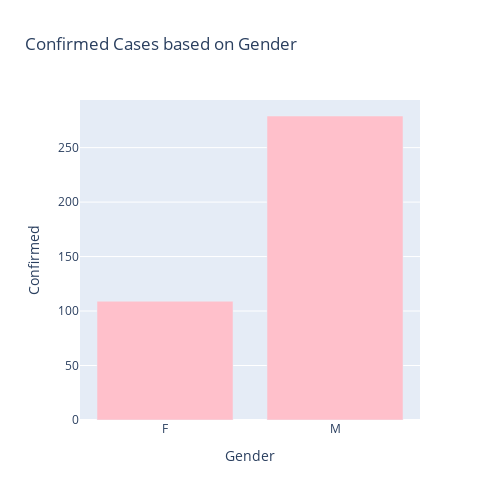

Notebook code for this chart:
### Code cell
genderGrp=rawCases.groupby(by='Gender').size().reset_index(name='count')
genderGrp=genderGrp.rename(columns={'count':'Confirmed'})


px.bar(
    genderGrp,
    x = "Gender",
    y = "Confirmed",
    title= "Confirmed Cases based on Gender", # the axis names
    color_discrete_sequence=["pink"], 
    height=500,
    width=500
)

### Figure 1 — Plotly figure (JSON) as saved in the notebook; plotly's stock layout.template omitted (floating-point values rounded to 4 significant figures)
{"data": [{"alignmentgroup": "True", "hovertemplate": "Gender=%{x}<br>Confirmed=%{y}<extra></extra>", "legendgroup": "", "marker": {"color": "pink"}, "name": "", "offsetgroup": "", "orientation": "v", "showlegend": false, "textposition": "auto", "type": "bar", "x": ["F", "M"], "xaxis": "x", "y": [109, 279], "yaxis": "y"}], "layout": {"barmode": "relative", "height": 500, "legend": {"tracegroupgap": 0}, "title": {"text": "Confirmed Cases based on Gender"}, "width": 500, "xaxis": {"anchor": "y", "domain": [0, 1], "title": {"text": "Gender"}}, "yaxis": {"anchor": "x", "domain": [0, 1], "title": {"text": "Confirmed"}}}}
